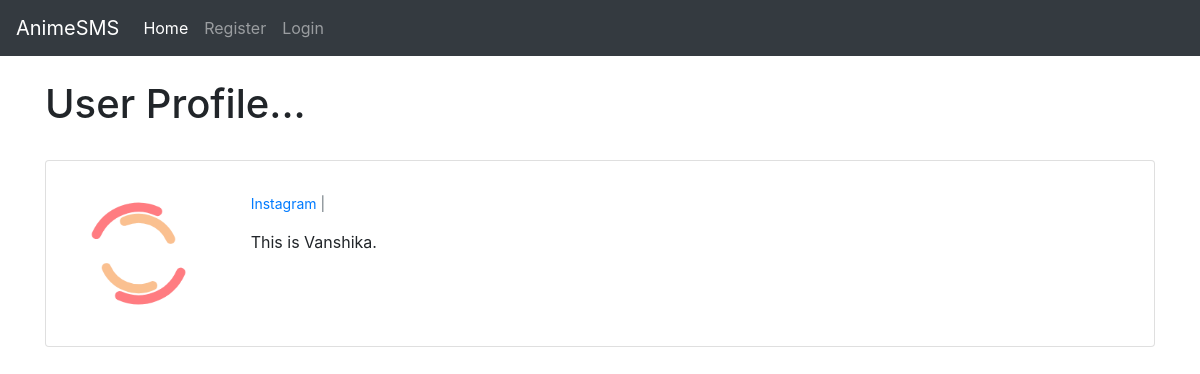
The page /members/3/profile/ on the database its author committed.
### myblog/models.py (models this page shows, shortened)
class Profile(models.Model):
   user = models.OneToOneField(User, null=True, on_delete=models.CASCADE)
   bio = models.TextField()
   profile_pic = models.ImageField(null=True, blank=True, upload_to="images/profile/")
   website_url = models.CharField(max_length=255, null=True, blank=True)
   facebook_url = models.CharField(max_length=255, null=True, blank=True)
   twitter_url = models.CharField(max_length=255, null=True, blank=True)
   instagram_url = models.CharField(max_length=255, null=True, blank=True)

### members/views.py (the view)
# urls.py: path('<int:pk>/profile/', ShowProfilePageView.as_view(), name='show_profile_page'),
class ShowProfilePageView(DetailView):
    model = Profile
    template_name = 'registration/user_profile.html'
    def get_context_data(self, *args, **kwargs):
        context = super(ShowProfilePageView, self).get_context_data(*args, **kwargs)
        page_user = get_object_or_404(Profile, id=self.kwargs['pk'])
        context["page_user"] = page_user
        return context

### members/templates/registration/user_profile.html (shortened to what this page needs)
{% extends 'base.html' %}
{% load static %}
{% block content %}
<h1>User Profile...</h1>
<br>
<div class="card mb-3">
  <div class="row no-gutters">
    <div class="col-md-2">
        {% if page_user.profile_pic %}
            <img src="{{ page_user.profile_pic.url }}" class="card-img" alt="...">
        {% else %}
        <img src="{% static 'myblog/images/download.png' %}" class="card-img" alt="...">
        {% endif %}
      </div>
      <div class="col-md-10">
        <div class="card-body">
            <p class="small text-muted">
               {% if page_user.instagram_url %}
                    <a href="{{ page_user.instagram_url }}">Instagram </a> |
               {% endif %}
             </p>
          <p class="card-text">
            {{ page_user.bio }}</p>
        </div>
      </div>
    </div>
  </div>
{% endblock %}

### rows shown on the page
Profile: profile_pic (picture), bio "This is Vanshika."
